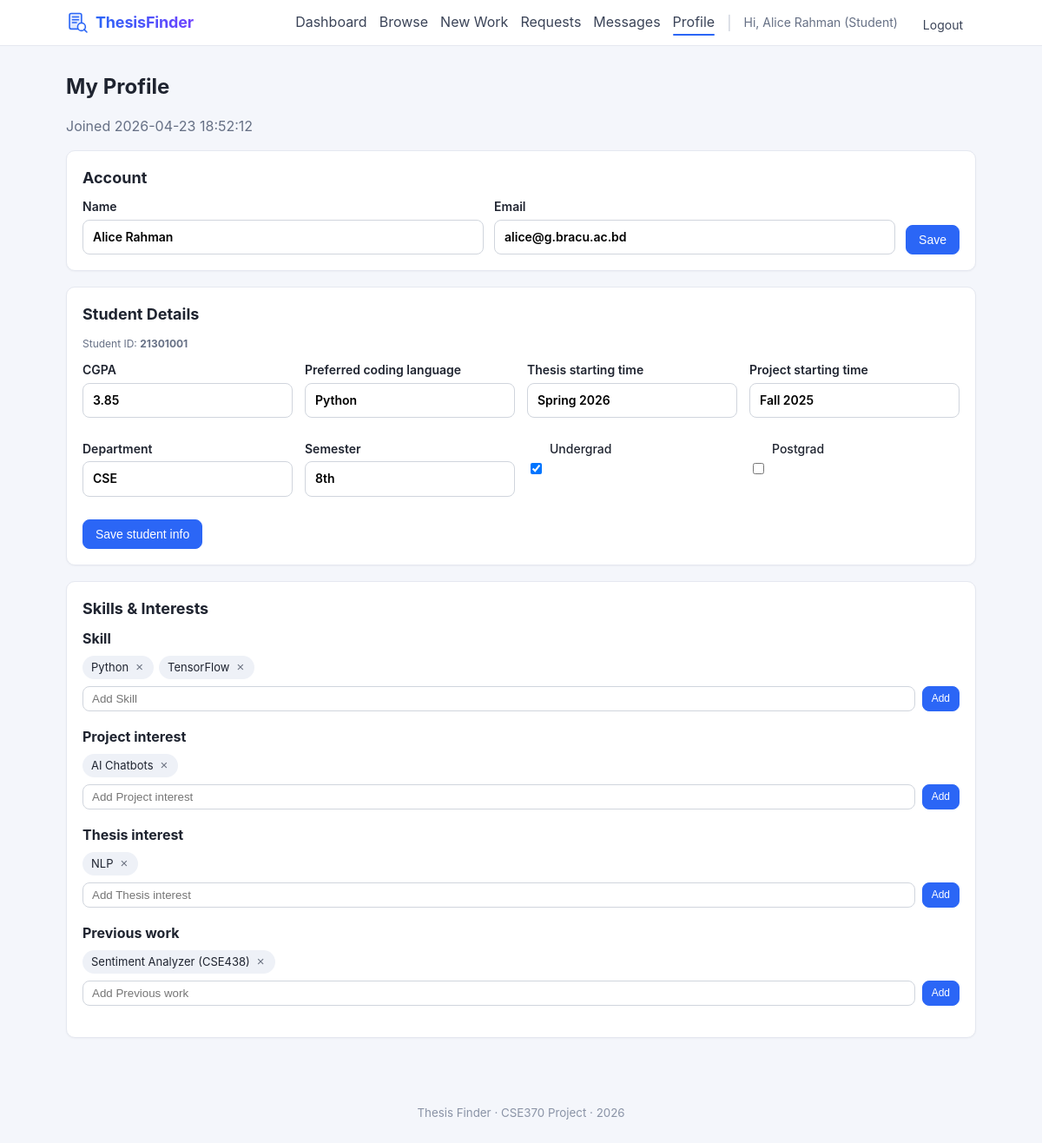
/profile/index.php (signed in), run on the app's committed database.
### tables this page shows
CREATE TABLE user (
    id              INT AUTO_INCREMENT PRIMARY KEY,
    email           VARCHAR(120) NOT NULL UNIQUE,
    password        VARCHAR(255) NOT NULL,
    name            VARCHAR(120) NOT NULL,
    student_flag    TINYINT(1) NOT NULL DEFAULT 0,
    teacher_flag    TINYINT(1) NOT NULL DEFAULT 0,
    created_at      DATETIME NOT NULL DEFAULT CURRENT_TIMESTAMP
);

CREATE TABLE student (
    student_id                  VARCHAR(20) PRIMARY KEY,
    user_id                     INT NOT NULL UNIQUE,
    cgpa                        DECIMAL(3,2),
    preferable_coding_language  VARCHAR(80),
    thesis_starting_time        VARCHAR(40),
    project_starting_time       VARCHAR(40),
    dept                        VARCHAR(80),
    semester                    VARCHAR(40),
    undergrad_flag              TINYINT(1) NOT NULL DEFAULT 1,
    postgrad_flag               TINYINT(1) NOT NULL DEFAULT 0,
    CONSTRAINT fk_student_user  FOREIGN KEY (user_id) REFERENCES user(id) ON DELETE CASCADE
);

### includes/auth.php (called while the page is built, shortened)
<?php
function current_user_id(): ?int {
    return $_SESSION['user_id'] ?? null;
}
function is_student(): bool {
    return !empty($_SESSION['student_flag']);
}
function h(?string $s): string {
    return htmlspecialchars((string)$s, ENT_QUOTES | ENT_SUBSTITUTE, 'UTF-8');
}

### profile/index.php (the view, shortened to what this page needs)
<?php
require_once __DIR__ . '/../config/db.php';
require_once __DIR__ . '/../includes/auth.php';
$uid = current_user_id();
$u = $conn->prepare('SELECT id, name, email, student_flag, teacher_flag, created_at FROM user WHERE id = ?');
$u->bind_param('i', $uid); $u->execute();
$user = $u->get_result()->fetch_assoc(); $u->close();
$student = null;
if (is_student()) {
    $s = $conn->prepare('SELECT * FROM student WHERE user_id = ?');
    $s->bind_param('i', $uid); $s->execute();
    $student = $s->get_result()->fetch_assoc(); $s->close();
}
function list_mv(mysqli $c, string $table, string $keyCol, string $col, int $uid): array {
    $s = $c->prepare("SELECT `$col` AS v FROM `$table` WHERE `$keyCol` = ? ORDER BY `$col`");
    $s->bind_param('i', $uid); $s->execute();
    $r = $s->get_result()->fetch_all(MYSQLI_ASSOC); $s->close();
    return array_column($r, 'v');
}
$skills          = list_mv($conn, 'user_project_skill',      'user_id', 'skill',            $uid);
require __DIR__ . '/../includes/header.php';
function mv_form(string $table, string $keyCol, string $col, array $items, string $label): void { ?>
    <div class="mv-block">
        <strong><?= h($label) ?></strong>
        <ul class="chips">
            <?php foreach ($items as $it): ?>
                <li class="chip">
                    <?= h($it) ?>
                    <form method="post" class="chip-del">
                        <button title="Remove" class="chip-x" type="submit">&times;</button>
                    </form>
                </li>
            <?php endforeach; ?>
        </ul>
        <form method="post" class="inline-add">
            <input type="text" name="value" placeholder="Add <?= h($label) ?>" required>
            <button class="btn btn-sm btn-primary" type="submit">Add</button>
        </form>
    </div>
<?php }
?>
<h1>My Profile</h1>
<p class="muted">Joined <?= h($user['created_at']) ?></p>
<section class="card">
    <h2>Account</h2>
    <form method="post" class="form form-row">
        <label>Name <input type="text" name="name" required value="<?= h($user['name']) ?>"></label>
        <label>Email <input type="email" name="email" required value="<?= h($user['email']) ?>"></label>
        <button class="btn btn-primary" type="submit">Save</button>
    </form>
</section>
<?php if (is_student()): ?>
<section class="card">
    <h2>Student Details</h2>
    <p class="muted small">Student ID: <strong><?= h($student['student_id']) ?></strong></p>
    <form method="post" class="form form-grid">
        <label>CGPA <input type="number" step="0.01" min="0" max="4" name="cgpa" value="<?= h($student['cgpa']) ?>"></label>
        <label>Preferred coding language <input type="text" name="preferable_coding_language" value="<?= h($student['preferable_coding_language']) ?>"></label>
        <label>Thesis starting time <input type="text" name="thesis_starting_time" value="<?= h($student['thesis_starting_time']) ?>"></label>
        <label>Project starting time <input type="text" name="project_starting_time" value="<?= h($student['project_starting_time']) ?>"></label>
        <label>Department <input type="text" name="dept" value="<?= h($student['dept']) ?>"></label>
        <label>Semester <input type="text" name="semester" value="<?= h($student['semester']) ?>"></label>
        <label class="inline"><input type="checkbox" name="undergrad_flag" <?= $student['undergrad_flag'] ? 'checked' : '' ?>> Undergrad</label>
        <label class="inline"><input type="checkbox" name="postgrad_flag"  <?= $student['postgrad_flag']  ? 'checked' : '' ?>> Postgrad</label>
        <button class="btn btn-primary" type="submit">Save student info</button>
    </form>
</section>
<?php endif; ?>
<section class="card">
    <h2>Skills &amp; Interests</h2>
    <?php
        mv_form('user_project_skill',   'user_id', 'skill',            $skills,          'Skill');
    ?>
</section>
<?php require __DIR__ . '/../includes/footer.php'; ?>

### assets/css/style.css (style rules this page uses)
* { box-sizing: border-box; }
html, body { margin: 0; padding: 0; }
body { font-family: -apple-system, BlinkMacSystemFont, "Segoe UI", Roboto, Helvetica, Arial, sans-serif; background: #f4f6fb; color: #1f2430; line-height: 1.45; }
.card { background: #fff; border: 1px solid #e5e8f0; border-radius: 10px; padding: 18px; margin-bottom: 18px; box-shadow: 0 1px 2px rgba(15,23,42,.04); }
h1 { font-size: 24px; margin: 14px 0 6px; }
h2 { font-size: 18px; margin: 0 0 10px; }
.btn { display: inline-block; padding: 8px 14px; border: 1px solid #d0d5dd; background: #fff; color: #1f2430; border-radius: 8px; cursor: pointer; font-size: 14px; text-decoration: none; transition: background .15s, border-color .15s; }
.btn-primary { background: #2b66f6; border-color: #2b66f6; color: #fff; }
.btn-sm { padding: 4px 10px; font-size: 12px; }
.form label { display: block; margin-bottom: 12px; font-weight: 600; font-size: 14px; }
.form input[type="text"], .form input[type="email"], .form input[type="password"], .form input[type="number"], .form input[type="search"], .form select, .form textarea { display: block; width: 100%; padding: 9px 11px; margin-top: 4px; border: 1px solid #d0d5dd; border-radius: 8px; font: inherit; background: #fff; }
.form .inline { display: inline-flex; gap: 6px; font-weight: 500; margin-right: 14px; }
.form-row { display: flex; flex-wrap: wrap; gap: 12px; align-items: end; }
.form-row label { flex: 1 1 220px; margin-bottom: 0; }
.form-grid { display: grid; grid-template-columns: repeat(auto-fit, minmax(220px, 1fr)); gap: 14px; }
.form-grid button { grid-column: 1 / -1; justify-self: start; }
.muted { color: #667085; }
.small { font-size: 12px; }
.chips { list-style: none; padding: 0; margin: 8px 0; display: flex; flex-wrap: wrap; gap: 6px; }
.chip { display: inline-flex; align-items: center; gap: 6px; background: #eef1f7; padding: 4px 10px; border-radius: 999px; font-size: 13px; }
.chip-del { display: inline; margin: 0; padding: 0; background: none; border: none; }
.chip-x { border: none; background: none; color: #6b7280; cursor: pointer; font-size: 15px; padding: 0 2px; }
.inline-add { display: flex; gap: 8px; margin-top: 6px; }
.inline-add input { flex: 1; padding: 6px 10px; border: 1px solid #d0d5dd; border-radius: 8px; }
.mv-block { margin-bottom: 18px; }

### assets/css/motion.css (style rules this page uses)
:root { --motion-instant: 100ms; --motion-fast: 180ms; --motion-base: 240ms; --motion-slow: 360ms; --motion-slower: 600ms; --ease-out: cubic-bezier(0.16, 1, 0.3, 1); --ease-in-out: cubic-bezier(0.65, 0, 0.35, 1); --ease-spring: cubic-bezier(0.34, 1.56, 0.64, 1); --accent: #2b66f6; --accent-soft: rgba(43, 102, 246, 0.18); }
.card, .work-card { transition: transform var(--motion-fast) var(--ease-out), box-shadow var(--motion-fast) var(--ease-out), border-color var(--motion-fast) var(--ease-out); }
.btn { transition: transform var(--motion-fast) var(--ease-out), background var(--motion-fast) var(--ease-out), box-shadow var(--motion-fast) var(--ease-out), border-color var(--motion-fast) var(--ease-out); }
.form input[type="text"], .form input[type="email"], .form input[type="password"], .form input[type="number"], .form input[type="search"], .form select, .form textarea, .filters input, .filters select, .inline-add input, .chat-form textarea { transition: border-color var(--motion-fast) var(--ease-out), box-shadow var(--motion-fast) var(--ease-out); }
.chips .chip { animation: chip-in var(--motion-base) var(--ease-spring) both; }
.chips .chip:nth-child(2) { animation-delay: 30ms; }

### data on the page
user: created_at "2026-04-23 18:52:12", name "Alice Rahman", email "alice@g.bracu.ac.bd"
student: student_id "21301001", cgpa "3.85", preferable_coding_language "Python", thesis_starting_time "Spring 2026", project_starting_time "Fall 2025", dept "CSE", semester "8th", undergrad_flag "☑"

### other printed values
current_user_name() "Alice Rahman"
$label "Skill Project interest Thesis interest Previous work"
$it "Python"
$it "TensorFlow"
$it "AI Chatbots"
$it "NLP"
$it "Sentiment Analyzer (CSE438)"
